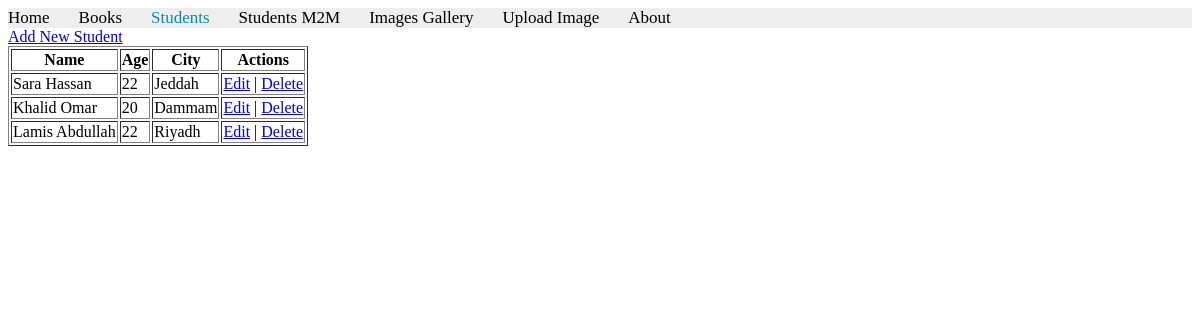
The page /books/lab11/liststudents on the database its author committed.
### apps/bookmodule/models.py (models this page shows, shortened)
class Student(models.Model):
    name = models.CharField(max_length=100)
    age = models.IntegerField()
    address = models.ForeignKey(Address, on_delete=models.CASCADE)

class Address(models.Model):
    city = models.CharField(max_length=100)

### apps/bookmodule/views.py (the view)
# urls.py: path('lab11/liststudents', views.list_students, name='list_students'),
def list_students(request):
    students = Student.objects.all()
    return render(request, 'bookmodule/lab11/list_students.html', {'students': students})

### apps/templates/bookmodule/lab11/list_students.html
{% extends "layouts/base.html" %}
{% block content %}
  <a href="{% url 'add_student' %}">Add New Student</a>
<table border="1">
    <tr>
        <th>Name</th>
        <th>Age</th>
        <th>City</th>
        <th>Actions</th>
    </tr>
    {% for s in students %}
    <tr>
        <td>{{ s.name }}</td>
        <td>{{ s.age }}</td>
        <td>{{ s.address.city }}</td>
        <td>
            <a href="{% url 'update_student' s.pk %}">Edit</a> |
            <a href="{% url 'delete_student' s.pk %}">Delete</a>
        </td>
    </tr>
    {% endfor %}
</table>
{% endblock %}

### rows shown on the page
Student: name "Sara Hassan", age "22", address.city "Jeddah"
Student: name "Khalid Omar", age "20", address.city "Dammam"
Student: name "Lamis Abdullah", age "22", address.city "Riyadh"
